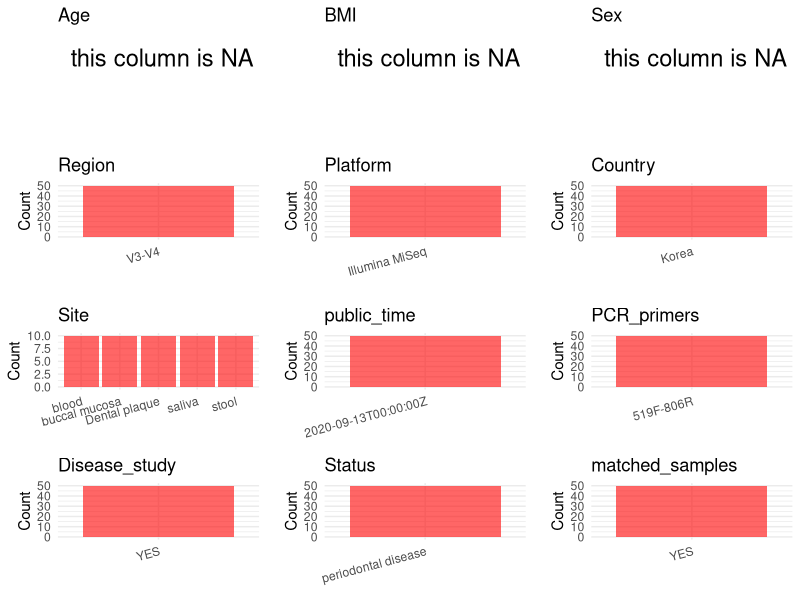

Write the R code that produced this figure. (Note: this script raises an error after producing the figure.)
## ---- chunk 1
library(tidyverse)
library(ggplot2)
library(cowplot)

setwd("C:/Users/zyc/Desktop/oral_project/data/projects/PRJNA489752")
initial_meta <- read.csv("SraRunTable.csv", header = TRUE) 
head(initial_meta)
## ---- chunk 2
metadata <- data.frame(
  BioProject = initial_meta$BioProject,
  Run = initial_meta$Run,
  sample_name = initial_meta$Sample.Name,
  Age = NA, 
  BMI = NA,  
  Sex = NA,
  Platform = initial_meta$Instrument,
  Country = initial_meta$geo_loc_name,
  Site = initial_meta$isolation_source,
  public_time = initial_meta$ReleaseDate,
  stringsAsFactors = FALSE
)
## ---- chunk 3
 # metadata <- metadata %>%
 #  mutate(Sex = recode(Sex, "female" = "F", "male" = "M"))
metadata <- metadata %>% mutate(Country = sapply(str_split(Country, ":"), function(x) head(x, 1)))


## ---- chunk 4
metadata$matched_samples = "YES"
metadata$Region = "V3-V4"
metadata$Status = "periodontal disease"
metadata$title <- "Metagenomic characterization of the microbiomes in five different body habitats of otherwise healthy individuals with periodontal disease"
metadata$Disease_study <- "YES"
metadata$PCR_primers <- "519F-806R"
head(metadata)
## ---- chunk 5
print(paste("Number of unique runs:", length(unique(metadata$Run))))
print(paste("Number of unique sample names:", length(unique(metadata$sample_name))))
## ---- chunk 6
plot_data <- metadata %>%
  select(-BioProject, -Run, -sample_name, -title)

# Function to create simple plots for each column
create_simple_plots <- function(data) {
  plots <- list()
  
  for (col in colnames(data)) {
    # Check if the column is all NA
    if (all(is.na(data[[col]]))) {
      # Create an empty plot with text indicating all NA
      p <- ggplot() +
        annotate("text", x = 0.5, y = 0.5, label = "this column is NA", size = 6) +
        labs(title = col) +
        theme_void()
    } else if (is.numeric(data[[col]])) {
      # Numeric variable: histogram
      p <- ggplot(data, aes(x = .data[[col]])) +
        geom_histogram(fill = "blue", alpha = 0.6, bins = 20, na.rm = T) +
        labs(title = col) +
        theme_minimal()
    } else {
      # Categorical variable: bar plot (remove NA values)
      count_data <- as.data.frame(table(data[[col]], useNA = "ifany"))
      p <- ggplot(count_data, aes(x = reorder(Var1, -Freq), y = Freq)) +
        geom_col(fill = "red", alpha = 0.6) +
        labs(title = col, x = NULL, y = "Count") +
        theme_minimal() +
        theme(axis.text.x = element_text(angle = 15, hjust = 1))
    }
    plots[[col]] <- p
  }
  
  return(plots)
}


plots <- create_simple_plots(plot_data)
p<-plot_grid(plots$Age, 
          plots$BMI, 
          plots$Sex, 
          plots$Region, 
          plots$Platform, 
          plots$Country, 
          plots$Site,
          plots$public_time, 
          plots$PCR_primers,
          plots$Disease_study,
          plots$Status,
          plots$matched_samples,# add 
          ncol = 3, align = "hv", axis = "lb")
ggsave("metadata_summary.png", plot = p, width = 8, height = 6, dpi = 150)


## ---- chunk 7
knitr::include_graphics("metadata_summary.png")
## ---- chunk 8
metadata <- metadata[, c(
  "BioProject", "Run", "sample_name", "Age", "BMI", "Sex", 
  "Region", "Platform", "Country", "Site", "public_time", 
  "PCR_primers", "title", "Disease_study", "Status","matched_samples"
)]

write.csv(metadata, file = "metadata.csv", quote = FALSE)
